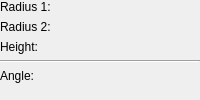
     <widget class="QWidget" name="Page3_cone">
      <layout class="QGridLayout" name="_8">
       <property name="leftMargin">
        <number>0</number>
       </property>
       <property name="topMargin">
        <number>0</number>
       </property>
       <property name="rightMargin">
        <number>0</number>
       </property>
       <property name="bottomMargin">
        <number>0</number>
       </property>
       <property name="spacing">
        <number>6</number>
       </property>
       <item row="2" column="0">
        <layout class="QHBoxLayout" name="_9">
         <property name="spacing">
          <number>6</number>
         </property>
         <property name="leftMargin">
          <number>0</number>
         </property>
         <property name="topMargin">
          <number>0</number>
         </property>
         <property name="rightMargin">
          <number>0</number>
         </property>
         <property name="bottomMargin">
          <number>0</number>
         </property>
         <item>
          <widget class="QLabel" name="label_4">
           <property name="text">
            <string>Angle:</string>
           </property>
          </widget>
         </item>
         <item>
          <widget class="Gui::QuantitySpinBox" name="coneAngle" native="true">
           <property name="unit" stdset="0">
            <string notr="true">deg</string>
           </property>
           <property name="value" stdset="0">
            <double>360.000000000000000</double>
           </property>
          </widget>
         </item>
        </layout>
       </item>
       <item row="1" column="0">
        <widget class="Line" name="line_3">
         <property name="frameShape">
          <enum>QFrame::HLine</enum>
         </property>
         <property name="frameShadow">
          <enum>QFrame::Sunken</enum>
         </property>
        </widget>
       </item>
       <item row="3" column="0">
        <spacer>
         <property name="orientation">
          <enum>Qt::Vertical</enum>
         </property>
         <property name="sizeType">
          <enum>QSizePolicy::Expanding</enum>
         </property>
         <property name="sizeHint" stdset="0">
          <size>
           <width>0</width>
           <height>0</height>
          </size>
         </property>
        </spacer>
       </item>
       <item row="0" column="0">
        <layout class="QGridLayout" name="_10">
         <property name="leftMargin">
          <number>0</number>
         </property>
         <property name="topMargin">
          <number>0</number>
         </property>
         <property name="rightMargin">
          <number>0</number>
         </property>
         <property name="bottomMargin">
          <number>0</number>
         </property>
         <property name="spacing">
          <number>6</number>
         </property>
         <item row="3" column="2">
          <widget class="Gui::QuantitySpinBox" name="coneHeight" native="true">
           <property name="unit" stdset="0">
            <string notr="true">mm</string>
           </property>
           <property name="value" stdset="0">
            <double>10.000000000000000</double>
           </property>
          </widget>
         </item>
         <item row="0" column="2">
          <widget class="Gui::QuantitySpinBox" name="coneRadius1" native="true">
           <property name="unit" stdset="0">
            <string notr="true">mm</string>
           </property>
           <property name="value" stdset="0">
            <double>2.000000000000000</double>
           </property>
          </widget>
         </item>
         <item row="2" column="0" rowspan="2">
          <widget class="QLabel" name="textLabel11">
           <property name="text">
            <string>Height:</string>
           </property>
          </widget>
         </item>
         <item row="0" column="0">
          <widget class="QLabel" name="textLabel9">
           <property name="text">
            <string>Radius 1:</string>
           </property>
          </widget>
         </item>
         <item row="1" column="0">
          <widget class="QLabel" name="textLabel10">
           <property name="text">
            <string>Radius 2:</string>
           </property>
          </widget>
         </item>
         <item row="1" column="2">
          <widget class="Gui::QuantitySpinBox" name="coneRadius2" native="true">
           <property name="unit" stdset="0">
            <string notr="true">mm</string>
           </property>
           <property name="value" stdset="0">
            <double>4.000000000000000</double>
           </property>
          </widget>
         </item>
        </layout>
       </item>
      </layout>
     </widget>
